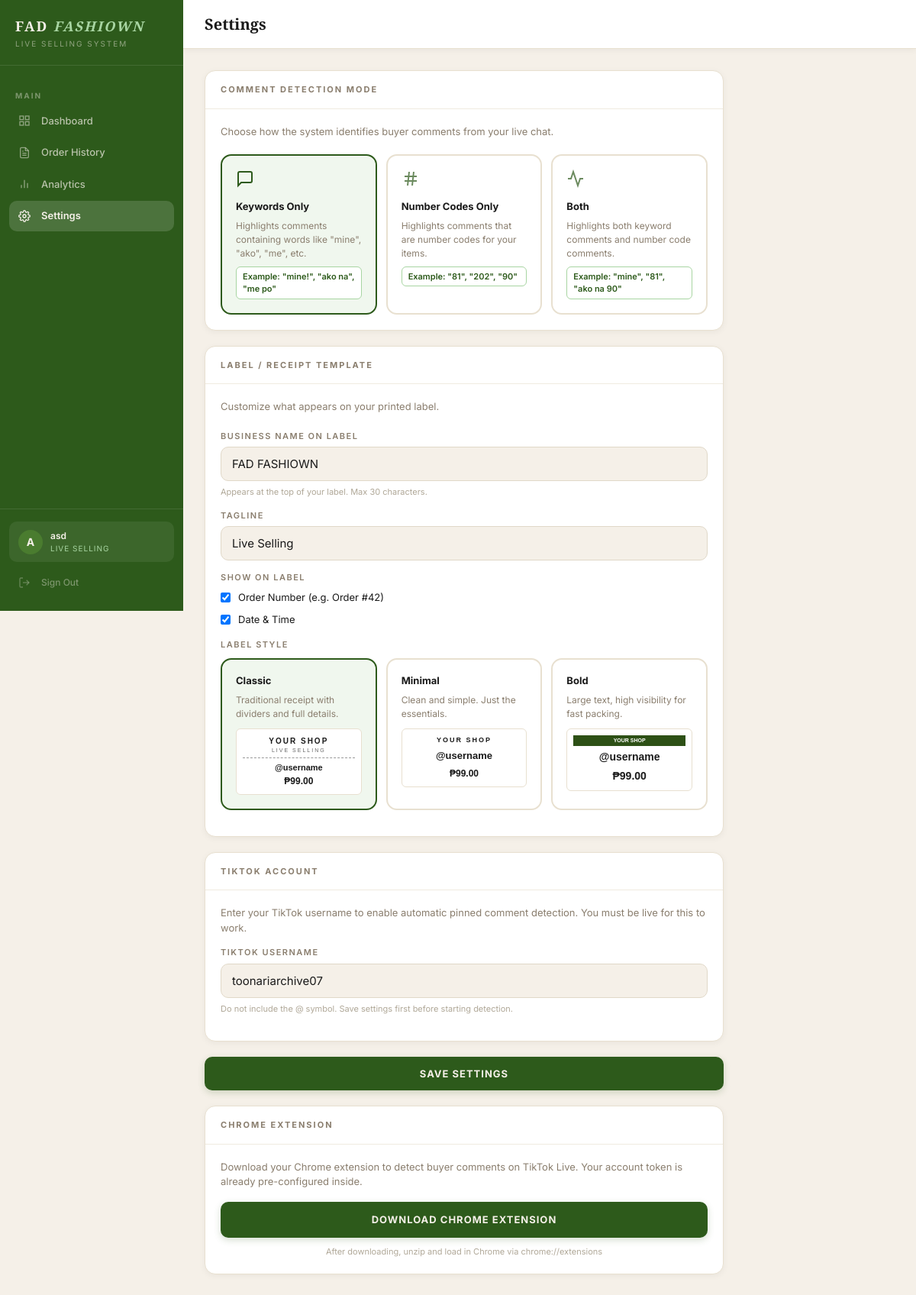
Page /settings (signed in) on the earlier database version.
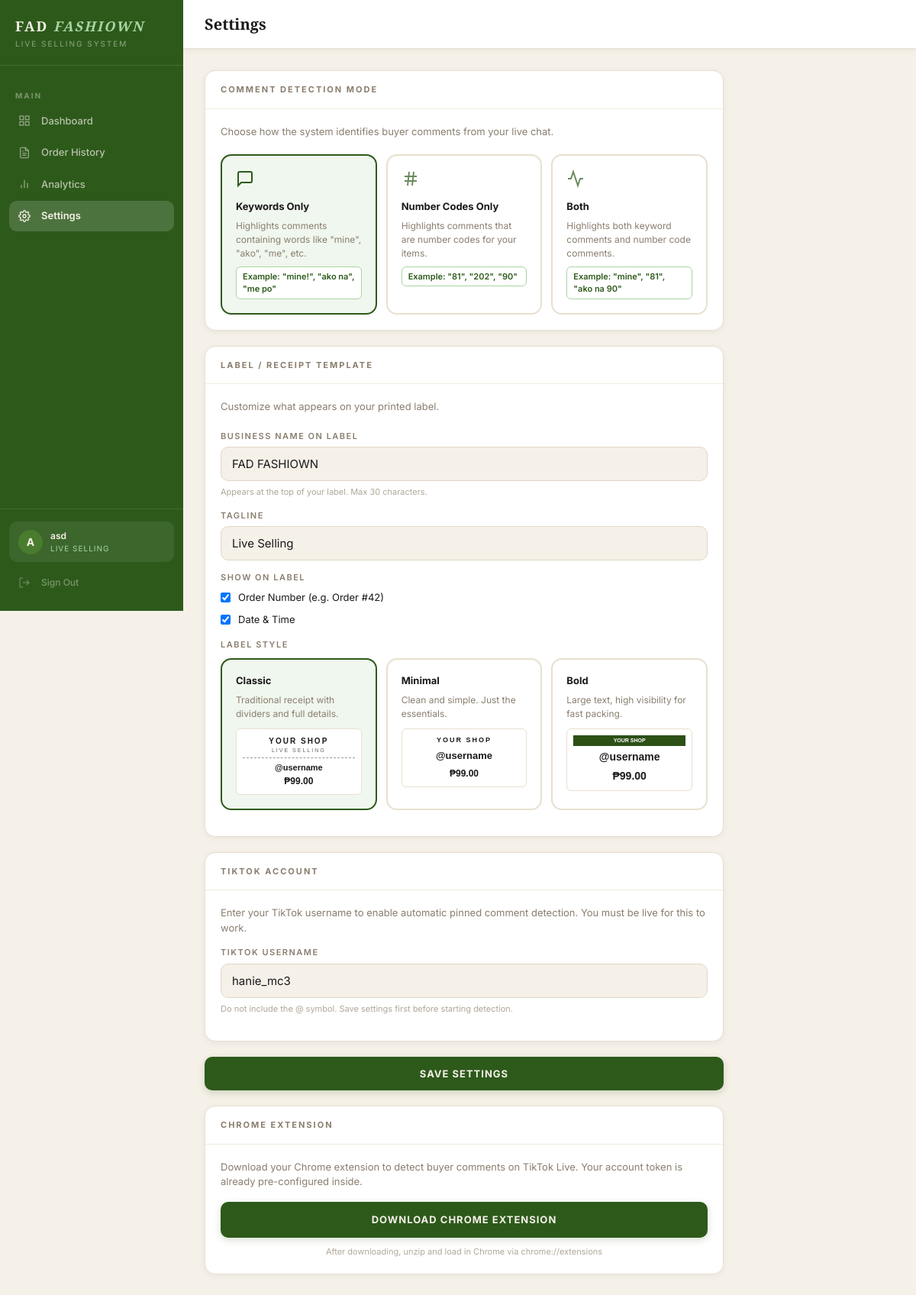
Same page on the later database version.
### auth/models.py (models this page shows, shortened)
class Client(UserMixin, db.Model):
    __tablename__ = 'clients'
    id = db.Column(db.Integer, primary_key=True)
    business_name = db.Column(db.String(100), nullable=False)
    email = db.Column(db.String(120), unique=True, nullable=False)
    password_hash = db.Column(db.String(255), nullable=False)
    plan = db.Column(db.String(20), default='active')
    is_active = db.Column(db.Boolean, default=True)
    is_admin = db.Column(db.Boolean, default=False)
    created_at = db.Column(db.DateTime, default=datetime.utcnow)
    last_login = db.Column(db.DateTime, nullable=True)
    tiktok_username = db.Column(db.String(100), default='')
    must_change_password = db.Column(db.Boolean, default=False)
    orders = db.relationship('Order', backref='client', lazy=True)
    token = db.Column(db.String(64), unique=True, nullable=True)
    detection_mode = db.Column(db.String(20), default='keywords')
    custom_keywords = db.Column(db.Text, default='mine')
    highlight_numbers = db.Column(db.Boolean, default=False)
    label_title = db.Column(db.String(100), default='FAD FASHIOWN')
    label_tagline = db.Column(db.String(100), default='Live Selling')
    label_template = db.Column(db.String(20), default='classic')
    label_show_order_id = db.Column(db.Boolean, default=True)
    label_show_datetime = db.Column(db.Boolean, default=True)

### dashboard/routes.py (the view, shortened to what this page needs)
@dashboard.route('/settings', methods=['GET', 'POST'])
@login_required
def settings():
    if current_user.is_admin:
        return redirect(url_for('auth.admin_panel'))
    return render_template(
        'settings.html',
        client=current_user,
        business_name=current_user.business_name
    )

### dashboard/routes.py (called while the page is built)
@dashboard.before_request
@login_required
def require_password_change():
    if current_user.is_authenticated and \
       not current_user.is_admin and \
       hasattr(current_user, 'must_change_password') and \
       current_user.must_change_password:
        return redirect(url_for('auth.change_password'))

### templates/settings.html (shortened to what the changed rows need)
{% extends "base.html" %}
{% block content %}
<div style="max-width:680px">
    <form method="POST" action="/settings">
        <div class="card" style="margin-bottom:20px">
            <div class="card-body">
                <div class="form-group">
                    <label class="form-label">Business Name on Label</label>
                    <input type="text"
                        name="label_title"
                        class="form-input"
                        value="{{ client.label_title or 'FAD FASHIOWN' }}"
                        placeholder="Your business name"
                        maxlength="30" />
                    <div style="font-size:11px;color:var(--text-light);margin-top:6px">
                        Appears at the top of your label. Max 30 characters.
                    </div>
                </div>
                <div class="form-group">
                    <label class="form-label">Tagline</label>
                    <input type="text"
                        name="label_tagline"
                        class="form-input"
                        value="{{ client.label_tagline or 'Live Selling' }}"
                        placeholder="e.g. Live Selling, Online Shop"
                        maxlength="30" />
                </div>
                <div class="form-group">
                    <div style="display:flex;flex-direction:column;gap:10px;margin-top:8px">
                        <label style="display:flex;align-items:center;gap:10px;cursor:pointer">
                            <input type="checkbox"
                                name="label_show_order_id"
                                {% if client.label_show_order_id != False %}checked{% endif %} />
                            <span style="font-size:13px">Order Number (e.g. Order #42)</span>
                        </label>
                        <label style="display:flex;align-items:center;gap:10px;cursor:pointer">
                            <input type="checkbox"
                                name="label_show_datetime"
                                {% if client.label_show_datetime != False %}checked{% endif %} />
                            <span style="font-size:13px">Date & Time</span>
                        </label>
                    </div>
                </div>
            </div>
        </div>
        <div class="card" style="margin-bottom:20px">
            <div class="card-body">
                <div class="form-group">
                    <label class="form-label">TikTok Username</label>
                    <input type="text"
                        name="tiktok_username"
                        class="form-input"
                        value="{{ client.tiktok_username or '' }}"
                        placeholder="yourusername (without @)" />
                    <div style="font-size:11px;color:var(--text-light);margin-top:6px">
                        Do not include the @ symbol. Save settings first before starting detection.
                    </div>
                </div>
            </div>
        </div>
    </form>
</div>
{% endblock %}

### templates/base.html (shortened to what the changed rows need)
<!DOCTYPE html>
<html lang="en">
<head>
    <link rel="stylesheet" href="/static/style.css">
</head>
<body>
<div class="app-layout">
    <aside class="sidebar" id="sidebar">
        <div class="sidebar-footer">
            <div class="client-info">
                <div class="client-avatar">
                    {{ current_user.business_name[0].upper() }}
                </div>
                <div class="client-details">
                    <div class="client-name">{{ current_user.business_name }}</div>
                    <div class="client-plan">
                        {% if current_user.is_admin %}System Administrator{% else %}Live Selling{% endif %}
                    </div>
                </div>
            </div>
        </div>
    </aside>
    <main class="main-content">
        <div class="page-content">
            {% block content %}{% endblock %}
        </div>
    </main>
</div>
</body>
</html>

Differences in the rows shown:
changed Client "asd": tiktok_username "toonariarchive07" → "hanie_mc3"
